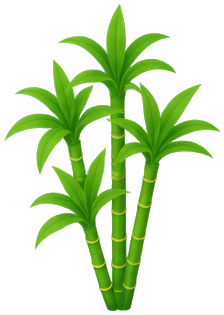
#> input picture plantgram2/app-kit/assets/plants/bamboo.png, 224 x 315 px
$ python gate.py ../../app-kit/assets/plants/bamboo.png
#> lines starting #> are read from the running program, lines starting #| are printed output that depends on the picture
#> in main, im is the input picture: PIL image 224x315 RGBA; mean R, G, B, A 77.1, 143.4, 18.4, 70.2
#| bamboo.png  224x315
"""시트를 받아들일지 되돌려보낼지 판정합니다.

여덟 장을 받는 동안 저는 어긋난 시트를 그때그때 코드로 기웠습니다.
숫자는 맞았지만 그림은 안 맞았습니다. 기우지 말고, 기준에 못 미치면
다시 받아야 합니다. 그 기준을 여기 박아 둡니다.

기준값은 레퍼런스 게임 이미지에서 실측한 것입니다.

    python3 tools/gate.py sheets/tiles.png --iso
"""
import sys
import numpy as np
from PIL import Image

# 레퍼런스 실측: 채도 0.279 · 명도 0.781 · 명암 폭 0.178
SAT = (0.20, 0.38)
VAL = (0.68, 0.86)
CONTRAST = (0.13, 0.26)
ISO = (1.50, 1.80)      # 바닥 마름모 가로 ÷ 세로


def tone(im):
    a = np.asarray(im.convert("RGB")).astype(float) / 255
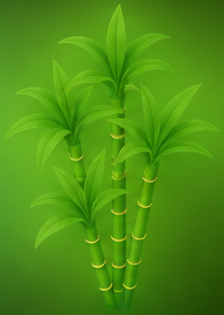
#> a: shape (315, 224, 3) float64; mean R, G, B 0.302, 0.562, 0.0721
    mx, mn = a.max(2), a.min(2)
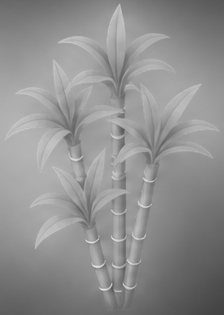
#> mx: shape (315, 224) float64; min 0.259, max 0.922, mean 0.562
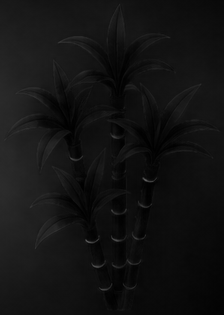
#> mn: shape (315, 224) float64; min 0, max 0.357, mean 0.0721
    sat = np.where(mx > 0, (mx - mn) / np.maximum(mx, 1e-6), 0)
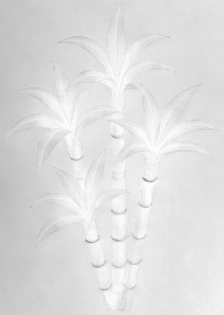
#> sat: shape (315, 224) float64; min 0.575, max 1, mean 0.874
    keep = ~((mn > .93) & (sat < .06))          # 흰 여백 제외
#> keep: shape (315, 224) bool; every value is 1
    if not keep.any():
        return 0.0, 0.0, 0.0
    return sat[keep].mean(), mx[keep].mean(), mx[keep].std()


def iso_ratio(im):
    """가장 큰 덩어리의 윗면 마름모 비율. 바닥·타일 시트에만 씁니다."""
    a = np.asarray(im.convert("RGBA").getchannel("A")) > 40
    if not a.any():
        return None
    ys, xs = np.nonzero(a)
    x0, x1 = xs.min(), xs.max()
    vy = (ys[xs == x0].min() + ys[xs == x1].min()) / 2
    top_h = (vy - ys.min()) * 2
    return (x1 - x0) / top_h if top_h > 0 else None


def row(label, value, lo, hi, fmt="{:.3f}"):
    ok = lo <= value <= hi
    mark = "통과" if ok else "탈락"
    print(f"  [{mark}] {label:10} {fmt.format(value):>7}   기준 {fmt.format(lo)}~{fmt.format(hi)}")
    return ok


def main(path, check_iso):
    im = Image.open(path)
    print(f"{path.split('/')[-1]}  {im.width}x{im.height}")
    sat, val, con = tone(im)
#> sat = 0.874; val = 0.562; con = 0.102
    ok = row("채도", sat, *SAT)
#> in row, `ok = lo <= value <= hi`: ok = False
#> in row, `mark = "통과" if ok else "탈락"`: mark = '탈락'
#|   [탈락] 채도           0.874   기준 0.200~0.380
#> ok = False
    ok &= row("명도", val, *VAL)
#|   [탈락] 명도           0.562   기준 0.680~0.860
    ok &= row("명암 폭", con, *CONTRAST)
#|   [탈락] 명암 폭         0.102   기준 0.130~0.260
    if check_iso:
        r = iso_ratio(im)
        if r is None:
            print("  [탈락] 등각 비율    잴 수 없음 — 알파가 없습니다")
            ok = False
        else:
            ok &= row("등각 비율", r, *ISO, fmt="{:.2f}")
    print("\n" + ("→ 받아들입니다." if ok
                  else "→ 되돌려보냅니다. 코드로 기우지 말고 다시 받으세요."))
#| → 되돌려보냅니다. 코드로 기우지 말고 다시 받으세요.
    return 0 if ok else 1


if __name__ == "__main__":
    args = [a for a in sys.argv[1:] if not a.startswith("--")]
#> (the run stopped early here; a loop or call above may not have finished)

$ run again, on plantgram2/app-kit/assets/plants/medium.png
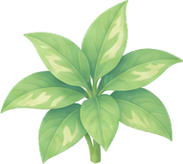
#> input picture plantgram2/app-kit/assets/plants/medium.png, 183 x 164 px
#> in main, im is the input picture: PIL image 183x164 RGBA; mean R, G, B, A 86.2, 108, 71.8, 127
#| medium.png  183x164
#> in tone, `sat = np.where(mx > 0, (mx - mn) / np.maximum(mx, 1e-6), 0)`:
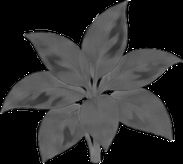
#> sat: shape (164, 183) float64; min 0, max 1, mean 0.187
#> in tone, `keep = ~((mn > .93) & (sat < .06))`:
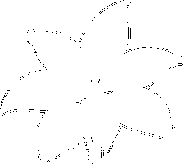
#> keep: shape (164, 183) bool; 98.9% white; black in thin lines or dots
#> in main, `sat, val, con = tone(im)`: sat = 0.189; val = 0.417; con = 0.395
#> in row, `ok = lo <= value <= hi`: ok = False
#> mark = '탈락'
#|   [탈락] 채도           0.189   기준 0.200~0.380
#> in main, `ok = row("채도", sat, *SAT)`: ok = False
#|   [탈락] 명도           0.417   기준 0.680~0.860
#|   [탈락] 명암 폭         0.395   기준 0.130~0.260
#| → 되돌려보냅니다. 코드로 기우지 말고 다시 받으세요.

$ run again, on plantgram2/app-kit/assets/plants/monstera.png
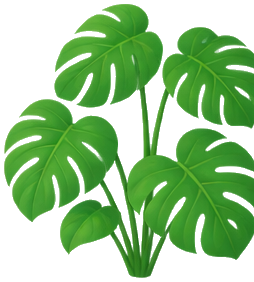
#> input picture plantgram2/app-kit/assets/plants/monstera.png, 254 x 282 px
#> in main, im is the input picture: PIL image 254x282 RGBA; mean R, G, B, A 63.7, 144.4, 41.2, 131.5
#| monstera.png  254x282
#> in tone, `mx, mn = a.max(2), a.min(2)`:
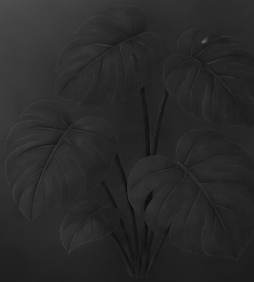
#> mn: shape (282, 254) float64; min 0.0353, max 0.369, mean 0.162
#> in tone, `sat = np.where(mx > 0, (mx - mn) / np.maximum(mx, 1e-6), 0)`:
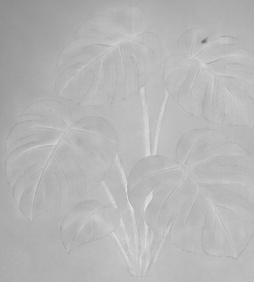
#> sat: shape (282, 254) float64; min 0.44, max 0.909, mean 0.717
#> keep: shape (282, 254) bool; every value is 1
#> in main, `sat, val, con = tone(im)`: sat = 0.717; val = 0.566; con = 0.0623
#> in row, `ok = lo <= value <= hi`: ok = False
#> mark = '탈락'
#|   [탈락] 채도           0.717   기준 0.200~0.380
#> in main, `ok = row("채도", sat, *SAT)`: ok = False
#|   [탈락] 명도           0.566   기준 0.680~0.860
#|   [탈락] 명암 폭         0.062   기준 0.130~0.260
#| → 되돌려보냅니다. 코드로 기우지 말고 다시 받으세요.

$ run again, on plantgram2/app-kit/assets/plants/small.png
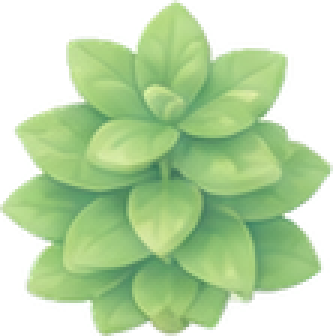
#> input picture plantgram2/app-kit/assets/plants/small.png, 111 x 112 px (shown 3 times larger)
#> in main, im is the input picture: PIL image 111x112 RGBA; mean R, G, B, A 108.6, 138.4, 90.7, 165.7
#| small.png  111x112
#> in tone, `sat = np.where(mx > 0, (mx - mn) / np.maximum(mx, 1e-6), 0)`:
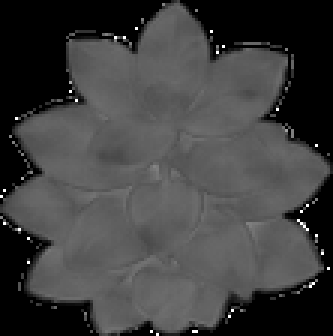
#> sat: shape (112, 111) float64 (shown 3 times larger); min 0, max 1, mean 0.248
#> in tone, `keep = ~((mn > .93) & (sat < .06))`:
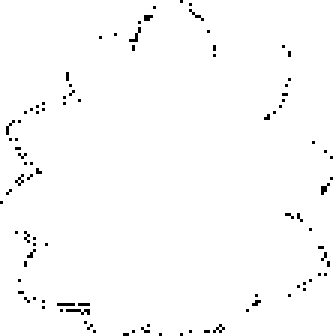
#> keep: shape (112, 111) bool (shown 3 times larger); 98.5% white; black in thin lines or dots
#> in main, `sat, val, con = tone(im)`: sat = 0.252; val = 0.536; con = 0.361
#> in row, `ok = lo <= value <= hi`: ok = True
#> mark = '통과'
#|   [통과] 채도           0.252   기준 0.200~0.380
#> in main, `ok = row("채도", sat, *SAT)`: ok = True
#|   [탈락] 명도           0.536   기준 0.680~0.860
#> in main, `ok &= row("명도", val, *VAL)`: ok = False
#|   [탈락] 명암 폭         0.361   기준 0.130~0.260
#| → 되돌려보냅니다. 코드로 기우지 말고 다시 받으세요.
